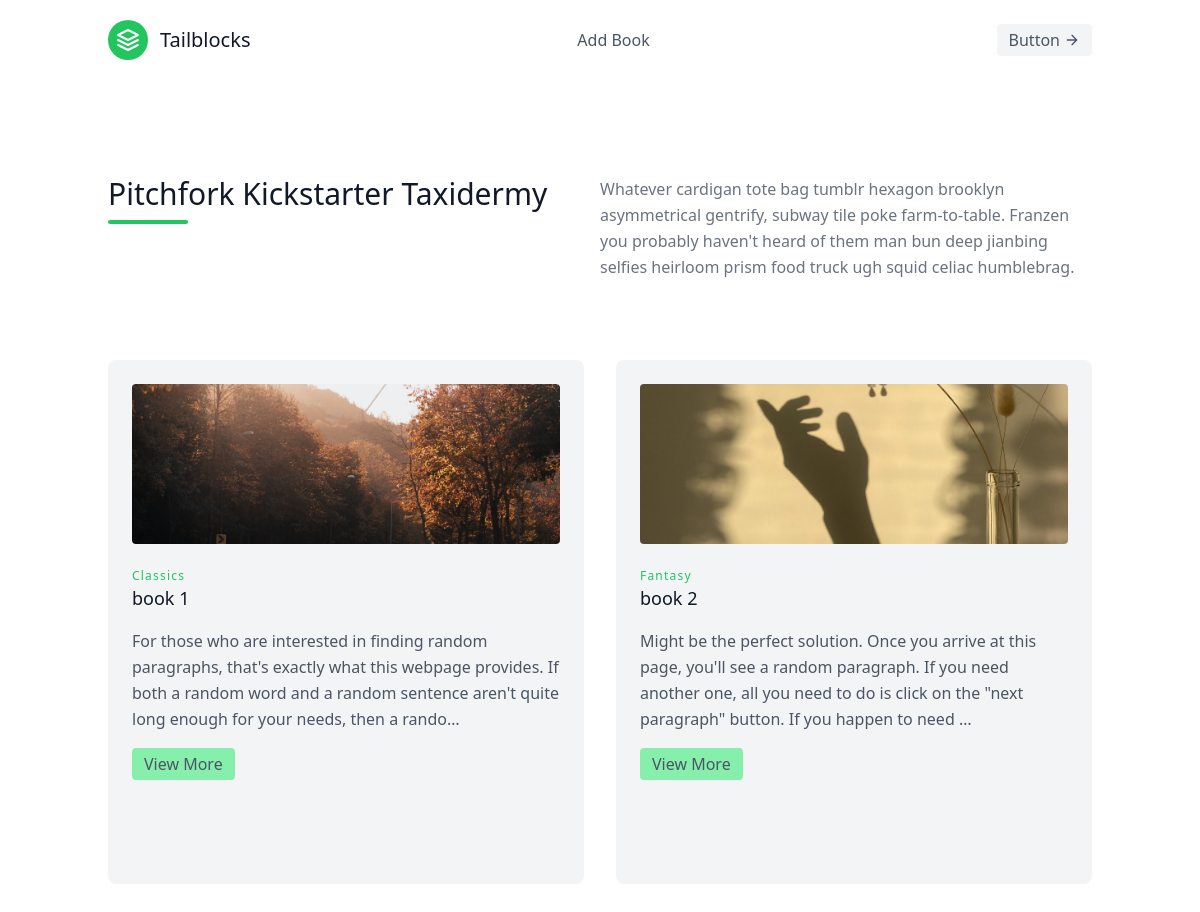
Before: / with the older database file.
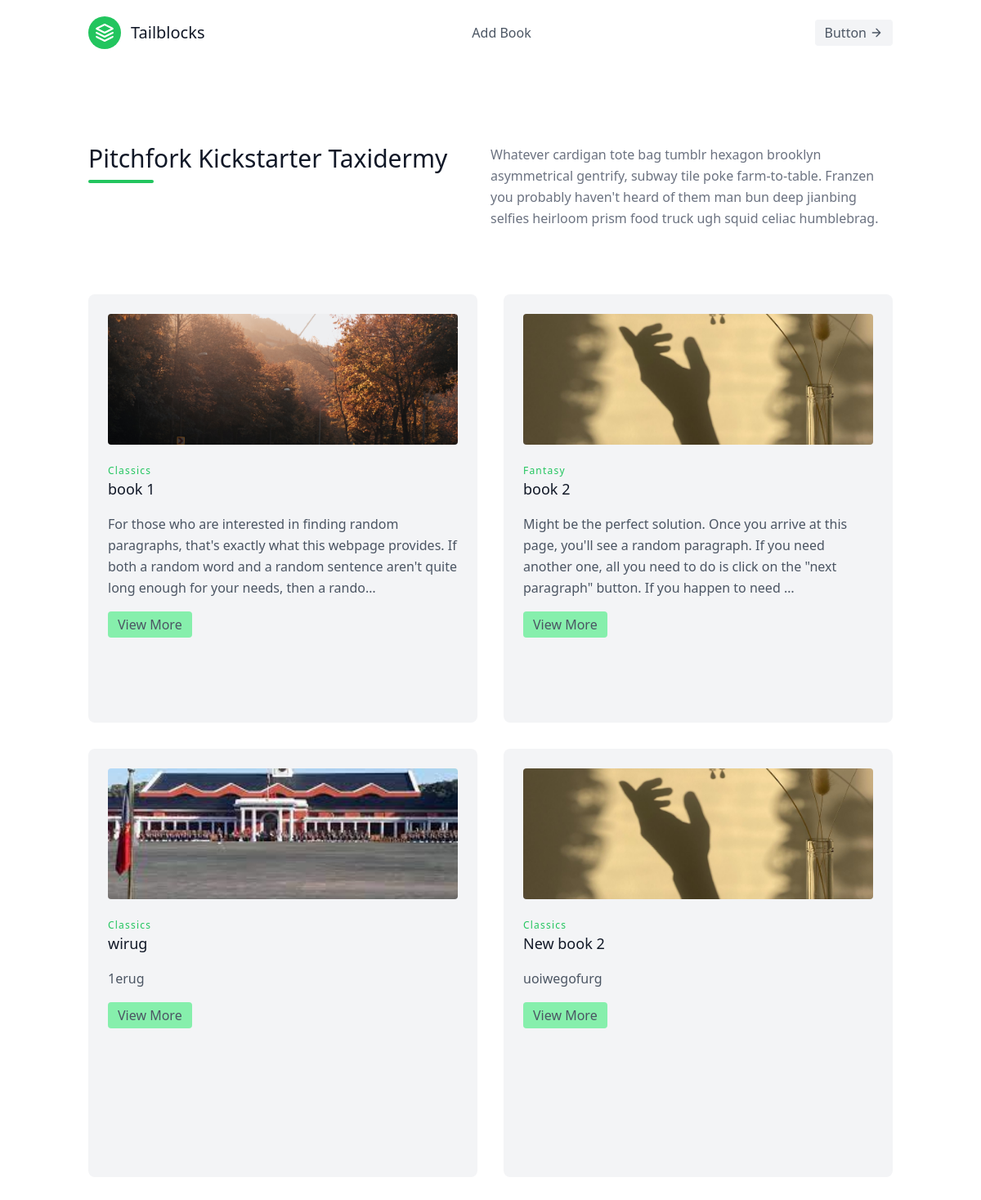
After: the same page with the newer database file.
### book/models.py (models this page shows, shortened)
class Book(models.Model):
    title = models.CharField(max_length=100)
    price = models.FloatField()
    discount = models.FloatField(null=True)
    category = models.ForeignKey(Category , on_delete=models.CASCADE)
    is_available = models.BooleanField(default=True)
    author = models.CharField( max_length=100)
    description = models.TextField()
    cover_image = models.ImageField( upload_to="books/",null=True , blank=True , height_field=None, width_field=None, max_length=None)

class Category(models.Model):
    cat_title = models.CharField(max_length=50)
    cat_description = models.TextField()
    def __str__(self) -> str:
        return self.cat_title

### book/views.py (the view)
# urls.py: path("",home,name="home"),
def home(req):
    data = {
        "books":Book.objects.all()
    }
    return render(req,"home.html",data)

### templates/home.html
{% extends 'base.html' %}
{% block main %}
<section class="text-gray-600 body-font">
    <div class="container px-5 py-24 mx-auto">
      <div class="flex flex-wrap w-full mb-20">
        <div class="lg:w-1/2 w-full mb-6 lg:mb-0">
          <h1 class="sm:text-3xl text-2xl font-medium title-font mb-2 text-gray-900">Pitchfork Kickstarter Taxidermy</h1>
          <div class="h-1 w-20 bg-green-500 rounded"></div>
        </div>
        <p class="lg:w-1/2 w-full leading-relaxed text-gray-500">Whatever cardigan tote bag tumblr hexagon brooklyn asymmetrical gentrify, subway tile poke farm-to-table. Franzen you probably haven't heard of them man bun deep jianbing selfies heirloom prism food truck ugh squid celiac humblebrag.</p>
      </div>
      <div class="flex flex-wrap -m-4">
        {% for book in books %}
        <div class="xl:w-1/4 md:w-1/2 p-4">
          <div class="bg-gray-100 p-6 rounded-lg"  style="min-height:524px">
            <img class="h-40 rounded w-full object-cover object-center mb-6" src={{book.cover_image.url}} alt="content">
            <h3 class="tracking-widest text-green-500 text-xs font-medium title-font">{{book.category}}</h3>
            <h2 class="text-lg text-gray-900 font-medium title-font mb-4">{{book.title}}</h2>
            <p class="leading-relaxed text-base">{{book.description|truncatechars:200}}</p>
            <a  href={% url 'single_view' book.id %} class="inline-flex items-center bg-green-300 border-0 py-1 px-3 focus:outline-none hover:bg-green-500 rounded text-base hover:text-white mt-4">
              View More
            </a>
          </div>
        </div>
        {% endfor %}
      </div>
    </div>
  </section>
{% endblock main %}

### templates/base.html (shortened to what this page needs)
<!DOCTYPE html>
<html lang="en">
<head>
    <script src="https://cdn.tailwindcss.com"></script>
</head>
<body>
    {% include "components/navbar.html" %}
    {% block main %}{% endblock main %}
</body>
</html>

### templates/components/navbar.html
  <header class="text-gray-600 body-font">
    <div class="container mx-auto flex flex-wrap p-5 flex-col md:flex-row items-center">
      <a href={% url 'home' %} class="flex title-font font-medium items-center text-gray-900 mb-4 md:mb-0">
        <svg xmlns="http://www.w3.org/2000/svg" fill="none" stroke="currentColor" stroke-linecap="round" stroke-linejoin="round" stroke-width="2" class="w-10 h-10 text-white p-2 bg-green-500 rounded-full" viewBox="0 0 24 24">
          <path d="M12 2L2 7l10 5 10-5-10-5zM2 17l10 5 10-5M2 12l10 5 10-5"></path>
        </svg>
        <span class="ml-3 text-xl">Tailblocks</span>
      </a>
      <nav class="md:ml-auto md:mr-auto flex flex-wrap items-center text-base justify-center">
        <a  href={% url "add_book" %}  class="mr-5 hover:text-gray-900 " style="cursor: pointer;">Add Book</a>
      </nav>
      <button class="inline-flex items-center bg-gray-100 border-0 py-1 px-3 focus:outline-none hover:bg-gray-200 rounded text-base mt-4 md:mt-0">Button
        <svg fill="none" stroke="currentColor" stroke-linecap="round" stroke-linejoin="round" stroke-width="2" class="w-4 h-4 ml-1" viewBox="0 0 24 24">
          <path d="M5 12h14M12 5l7 7-7 7"></path>
        </svg>
      </button>
    </div>
  </header>

Changed rows visible on the page:
added Book: cover_image (picture), category "Classics", title "wirug", description "1erug"
added Book: cover_image (picture), category "Classics", title "New book 2", description "uoiwegofurg"
